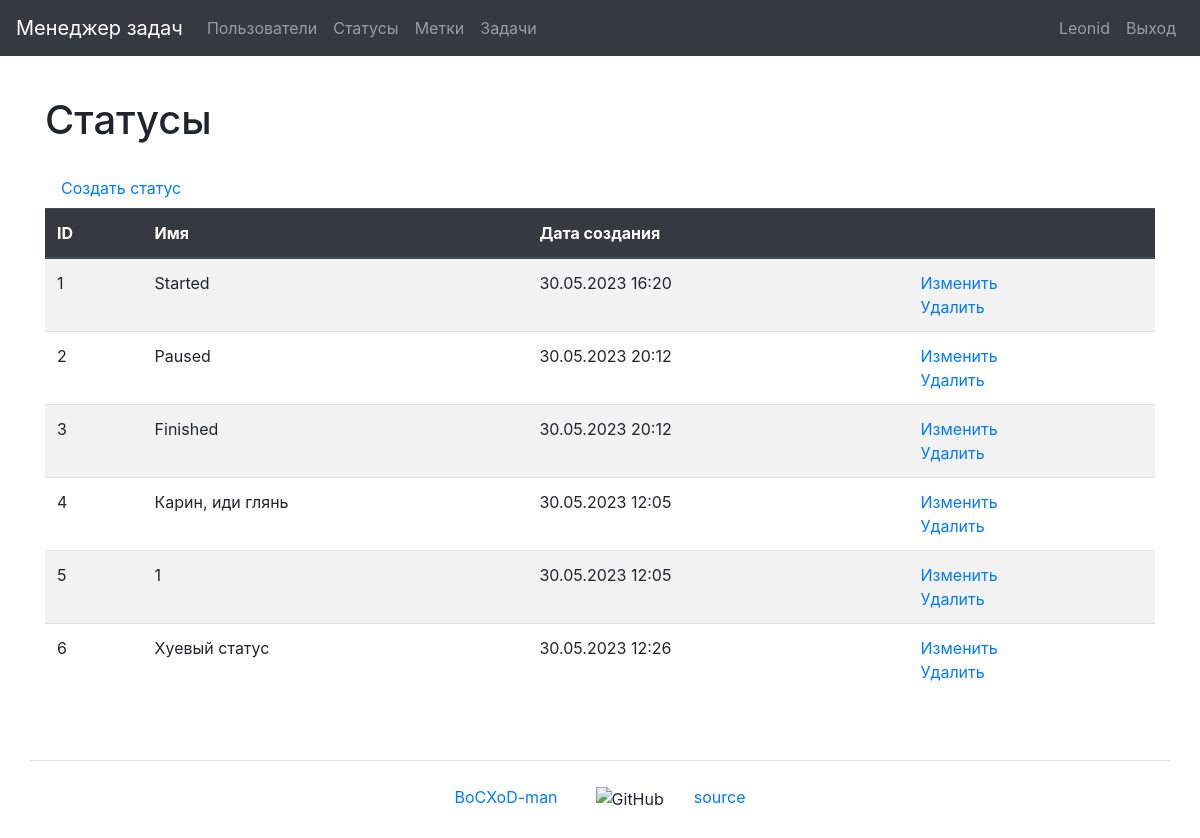
/statuses/ (signed in), run on an earlier commit of the app's database.
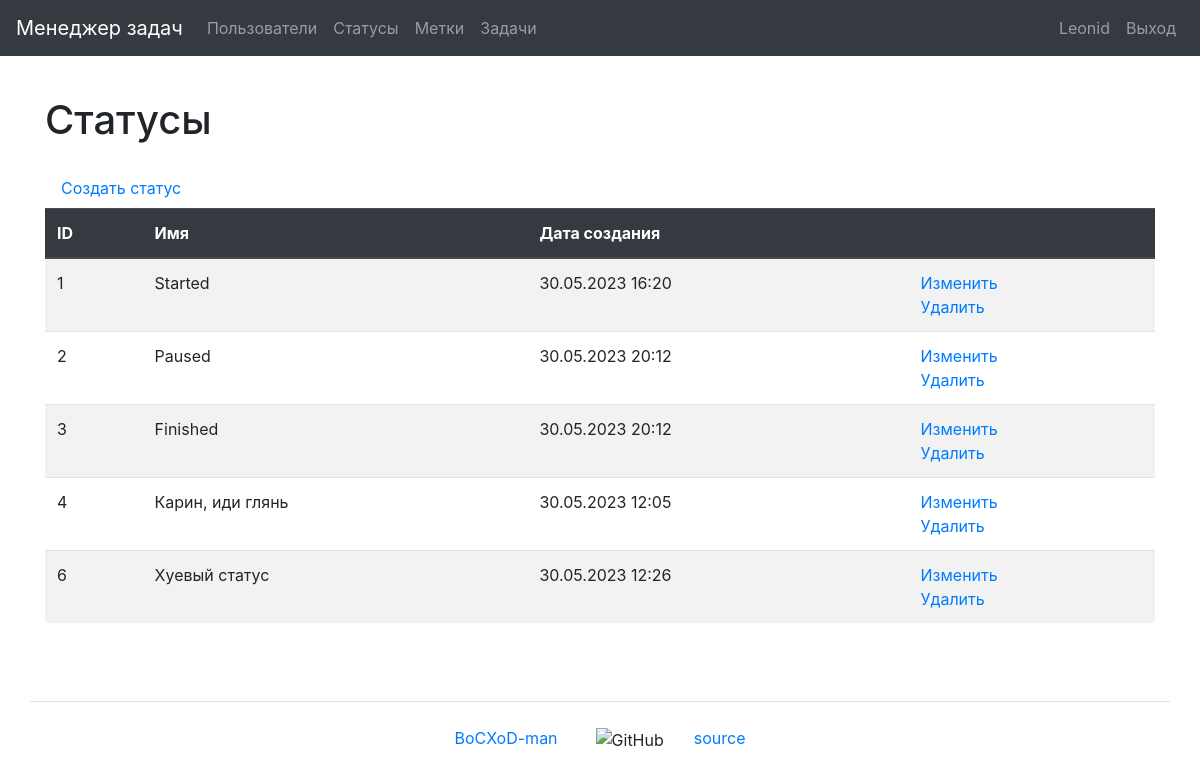
And on a later commit of the database.
### task_manager/statuses/models.py (models this page shows, shortened)
class Status(models.Model):
    name = models.CharField(
        max_length=150,
        unique=True,
        blank=False,
        verbose_name=_('Name'),
    )
    date_created = models.DateTimeField(
        auto_now_add=True,
        verbose_name=_('Creation date')
    )
    class Meta:
        verbose_name = _('Status')
        verbose_name_plural = _('Statuses')

### task_manager/statuses/views.py (the view)
# urls.py: path('', StatusesListView.as_view(), name='statuses'),
class StatusesListView(AuthRequiredMixin, ListView):
    template_name = 'statuses/statuses.html'
    model = Status
    context_object_name = 'statuses'
    extra_context = {
        'title': _('Statuses')
    }

### task_manager/mixins.py (called while the page is built)
    def dispatch(self, request, *args, **kwargs):
        if not request.user.is_authenticated:
            messages.error(request, self.auth_message)
            return redirect(reverse_lazy('login'))
        return super().dispatch(request, *args, **kwargs)

### task_manager/templates/statuses/statuses.html (shortened to what this page needs)
{% extends "base.html" %}
{% load bootstrap4 %}
{% load i18n %}
{% block content %}
    <h1 class="my-4">{{ title }}</h1>
    <a class="nav-link" href="{% url 'status_create' %}">{% trans 'Create status' %}</a>
    <table class="table table-striped">
        <thead class="thead-dark">
            <tr>
                <th>ID</th>
                <th>{% trans 'Name' %}</th>
                <th>{% trans 'Creation date' %}</th>
                <th></th>
            </tr>
        </thead>
        <tbody>
            {% if statuses %}
                {% for status in statuses %}
                    <tr>
                        <td>{{ status.id }}</td>
                        <td>{{ status.name }}</td>
                        <td>{{ status.date_created|date:"d.m.Y H:i" }}</td>
                        <td>
                          <a href="{% url 'status_update' status.id %}">{% trans 'Update' %}</a>
                          <br>
                          <a href="{% url 'status_delete' status.id %}">{% trans 'Delete' %}</a>
                        </td>
                    </tr>
                {% endfor %}
            {% endif %}
        </tbody>
    </table>
{% endblock content %}

What changed in the data, as far as the page shows it:
removed Status: id "5", name "1", date_created "30.05.2023 12:05"
